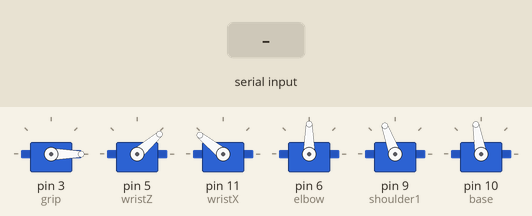
Bench run of a sketch on a simulated Arduino Uno, built with avr-gcc and run on an emulated ATmega328P. On the bench: 6 × servo. The test bench sets the inputs (shaded band).

Above: at 1.2 s.
1.3 s: "B" received over Serial
At 2.6 s:
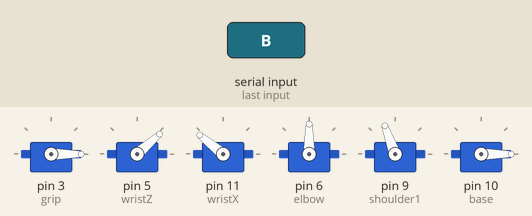
3.8 s: "G90\n" received over Serial
At 5.0 s:
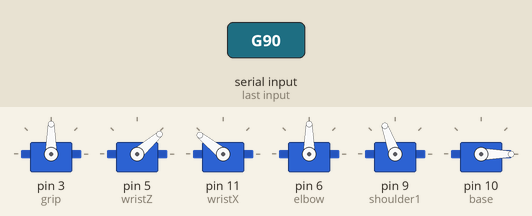
5.3 s: "G,45\n" received over Serial
At 6.2 s:
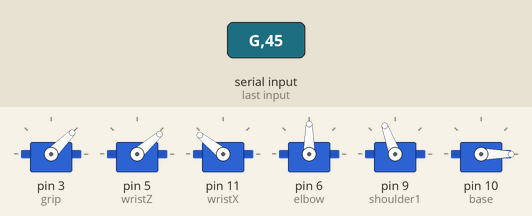
6.8 s: "W90\n" received over Serial
At 7.3 s:
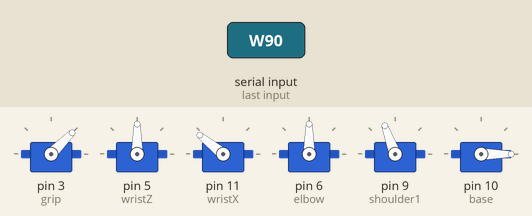
8.3 s: "X90\n" received over Serial
At 9.5 s:
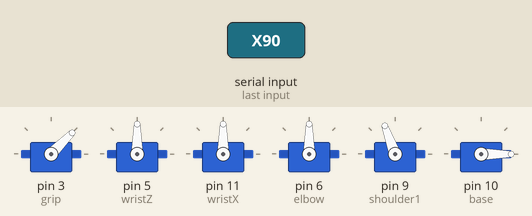
9.8 s: "W,45\n" received over Serial
At 10.8 s:
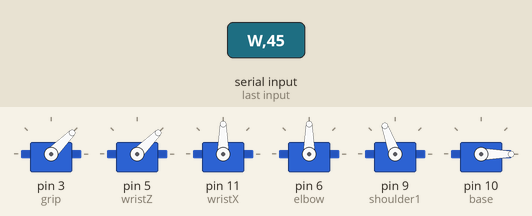
Timing chart, 0 to 12.3 s (numbered marks = the images above; inputs shaded):
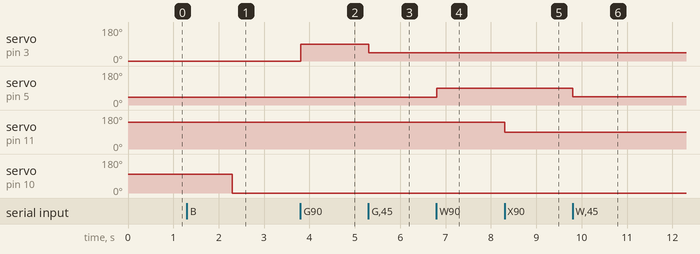

The sketch:

Janus.ino
```cpp
#include <Servo.h>

Servo grip;  // create servo object to control a servo
Servo wristZ;  // create servo object to control a servo
Servo wristX;  // create servo object to control a servo
Servo elbow;  // create servo object to control a servo
Servo shoulder1;  // create servo object to control a servo
Servo base;  // create servo object to control a servo

// twelve servo objects can be created on most boards

int pos = 0;    // variable to store the servo position

float aspeed = 10.0f;

float baseDefault = 100.0f;
float gripDefault = 0.0f;
float wristZDefault = 41.0f;
float wristXDefault = 141.0f;
float elbowDefault= 90.0f;
float shoulderDefault = 110.0f;


long previous = 0;
long timeDelta = 0;
bool needsReset;


void reset()
{
  grip.write(gripDefault);
  wristX.write(wristXDefault);
  wristZ.write(wristZDefault);
  elbow.write(elbowDefault);
  shoulder1.write(shoulderDefault);
  base.write(baseDefault);
}

void setup() {

  Serial.begin(9600);

  grip.attach(3);
  wristZ.attach(5);
  wristX.attach(11);
  elbow.attach(6);
  shoulder1.attach(9);
  base.attach(10);
  reset();
}

void loop() {
  if (Serial.available() > 0)
  {
    int c = Serial.read();
    if (c == 'G')
    {
      float angle = Serial.parseFloat();
      grip.write(angle);
    }
    if (c == 'W')
    {
      float angle = Serial.parseFloat();
      wristZ.write(angle);
    }
    if (c == 'X')
    {
      float angle = Serial.parseFloat();
      wristX.write(angle);
    }

    if (c == 'E')
    {
      float angle = Serial.parseFloat();
      elbow.write(angle);
    }
    if (c == 'S')
    {
      float angle = Serial.parseFloat();
      shoulder1.write(angle);
    }
    if (c == 'B')
    {
      float angle = Serial.parseFloat();
      base.write(angle);
    }
    if (c == 'R')
    {
      base.write(baseDefault);
      reset();
    }
  }
}
```

Measured:
- after the input at 1.3 s, servo on pin 10 (base): 100° → 0° after 1.0 s
- after the input at 3.8 s, servo on pin 3 (grip): 0° → 90° at once
- after the input at 5.3 s, servo on pin 3 (grip): 90° → 45° at once
- after the input at 6.8 s, servo on pin 5 (wristZ): 41° → 90° at once
- after the input at 8.3 s, servo on pin 11 (wristX): 141° → 90° at once
- after the input at 9.8 s, servo on pin 5 (wristZ): 90° → 45° at once
